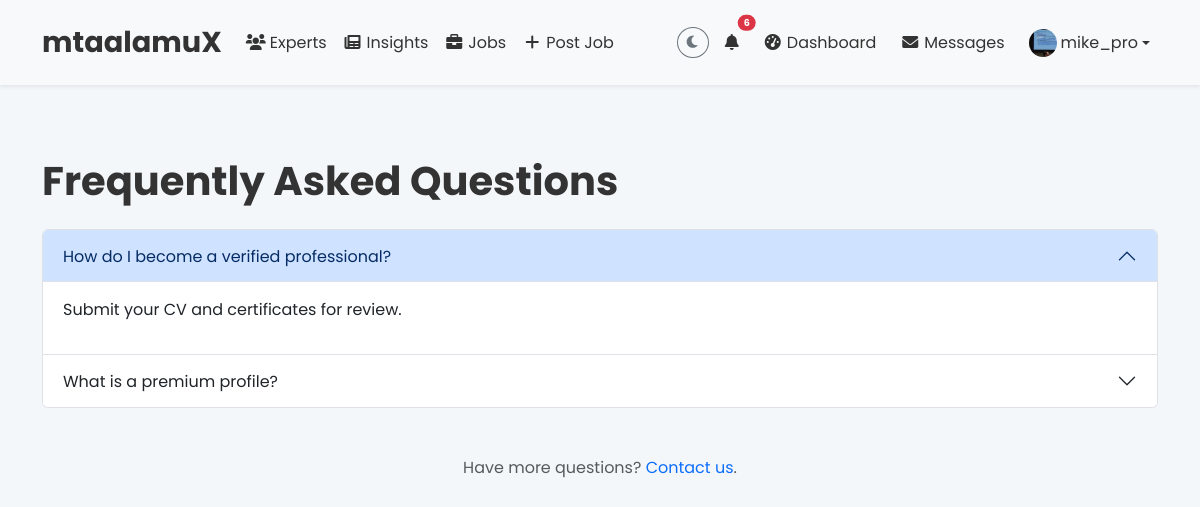
The app's page /faq/ (signed in) with its own data.
### core/models.py (models this page shows, shortened)
class UserProfile(models.Model):
    user = models.OneToOneField(User, on_delete=models.CASCADE)
    is_professional = models.BooleanField(default=False)
    bio = models.TextField(max_length=1000, blank=True)
    avatar = models.ImageField(upload_to='avatars/', default='default_avatar.jpg')
    interests = models.CharField(max_length=200, blank=True)
    last_seen = models.DateTimeField(auto_now=True)
    theme = models.CharField(max_length=10, choices=[('light', 'Light'), ('dark', 'Dark')], default='light')

class FAQ(models.Model):
    question = models.CharField(max_length=255)
    answer = models.TextField()
    created_at = models.DateTimeField(auto_now_add=True)
    updated_at = models.DateTimeField(auto_now=True)

### core/views.py (the view)
# urls.py: path('faq/', views.faq, name='faq'),
def faq(request):
    faqs = FAQ.objects.all()
    return render(request, 'core/faq.html', {'faqs': faqs})

### core/context_processors.py (called while the page is built)
def unread_notifications(request):
    if request.user.is_authenticated:
        unread_count = Notification.objects.filter(user=request.user, is_read=False).count()
    else:
        unread_count = 0
    return {'unread_notifications': unread_count}

def common_context(request):
    context = {
        'unread_notifications': 0,
        'site_theme': 'light'  # Default theme
    }
    if request.user.is_authenticated:
        context['unread_notifications'] = Notification.objects.filter(
            user=request.user, is_read=False
        ).count()
        try:
            profile = request.user.userprofile
            if profile.theme in ['light', 'dark']: # Validate theme value
                 context['site_theme'] = profile.theme
        except UserProfile.DoesNotExist:
            pass # User has no profile yet, use default theme
    return context

### core/templates/core/faq.html (shortened to what this page needs)
{% extends 'core/base.html' %}
{% load static %}
{% block content %}
    <div class="container my-5">
        <h1 class="fw-bold mb-4">Frequently Asked Questions</h1>
        <div class="accordion" id="faqAccordion">
            {% for faq in faqs %}
                <div class="accordion-item">
                    <h2 class="accordion-header" id="heading{{ faq.id }}">
                        <button class="accordion-button {% if not forloop.first %}collapsed{% endif %}" type="button" data-bs-toggle="collapse" data-bs-target="#collapse{{ faq.id }}" aria-expanded="{% if forloop.first %}true{% else %}false{% endif %}" aria-controls="collapse{{ faq.id }}">
                            {{ faq.question }}
                        </button>
                    </h2>
                    <div id="collapse{{ faq.id }}" class="accordion-collapse collapse {% if forloop.first %}show{% endif %}" aria-labelledby="heading{{ faq.id }}" data-bs-parent="#faqAccordion">
                        <div class="accordion-body">
                            {{ faq.answer|linebreaks }}
                        </div>
                    </div>
                </div>
            {% empty %}
                <p class="text-muted">No FAQs available yet.</p>
            {% endfor %}
        </div>
        <div class="text-center mt-5">
            <p class="text-muted">Have more questions? <a href="{% url 'core:feedback' %}" class="text-primary text-decoration-none">Contact us</a>.</p>
        </div>
    </div>
{% endblock %}

### core/templates/core/base.html (shortened to what this page needs)
{% load static %}
<!DOCTYPE html>
<html lang="en" class="{% if site_theme == 'dark' %}dark-mode{% endif %} h-100">
<head>
    <link href="https://cdn.jsdelivr.net/npm/bootstrap@5.3.0/dist/css/bootstrap.min.css" rel="stylesheet">
    <link href="https://cdnjs.cloudflare.com/ajax/libs/font-awesome/6.0.0-beta3/css/all.min.css" rel="stylesheet">
    <link rel="stylesheet" href="{% static 'css/styles.css' %}">
</head>
<body class="d-flex flex-column h-100">
    <nav class="navbar navbar-expand-lg {% if site_theme == 'dark' %}navbar-dark bg-dark{% else %}navbar-light bg-light{% endif %} shadow-sm sticky-top">
        <div class="container">
            <a class="navbar-brand fw-bold" href="{% url 'core:home' %}">mtaalamuX</a>
            <div class="collapse navbar-collapse" id="navbarNav">
                <ul class="navbar-nav me-auto mb-2 mb-lg-0">
                    <li class="nav-item"><a class="nav-link" href="{% url 'core:professional_list' %}"><i class="fas fa-users fa-fw me-1"></i>Experts</a></li>
                    <li class="nav-item"><a class="nav-link" href="{% url 'core:insights' %}"><i class="fas fa-newspaper fa-fw me-1"></i>Insights</a></li>
                    <li class="nav-item"><a class="nav-link" href="{% url 'core:job_list' %}"><i class="fas fa-briefcase fa-fw me-1"></i>Jobs</a></li>
                    {% if user.is_authenticated %}
                    <li class="nav-item">
                        <a class="nav-link" href="{% url 'core:post_job' %}" title="Post a Job">
                            <i class="fas fa-plus fa-fw me-1"></i>Post Job
                        </a>
                    </li>
                    {% endif %}
                </ul>
                <ul class="navbar-nav ms-auto align-items-center">
                    <li class="nav-item">
                        <button id="theme-toggle-btn" class="btn btn-sm {% if site_theme == 'dark' %}btn-outline-light{% else %}btn-outline-secondary{% endif %} rounded-circle" type="button" title="Toggle theme" aria-label="Toggle theme">
                            <i class="fas {% if site_theme == 'dark' %}fa-sun{% else %}fa-moon{% endif %}" id="theme-toggle-icon"></i>
                        </button>
                    </li>
                    <li class="nav-item ms-2">
                        <a class="nav-link position-relative" href="{% url 'core:notifications' %}" title="Notifications">
                            <i class="fas fa-bell"></i>
                            {% if user.is_authenticated and unread_notifications > 0 %}
                                <span class="position-absolute top-0 start-100 translate-middle badge rounded-pill bg-danger" style="font-size: 0.6em;">
                                    {{ unread_notifications }}
                                </span>
                            {% endif %}
                        </a>
                    </li>
                    {% if user.is_authenticated %}
                        <li class="nav-item ms-2 d-none d-lg-block"><a class="nav-link" href="{% url 'core:dashboard' %}" title="Dashboard"><i class="fas fa-tachometer-alt fa-fw me-1"></i>Dashboard</a></li>
                        <li class="nav-item ms-2 d-none d-lg-block"><a class="nav-link" href="{% url 'core:messages' %}" title="Messages"><i class="fas fa-envelope fa-fw me-1"></i>Messages</a></li>
                        <li class="nav-item dropdown ms-2">
                            <a class="nav-link dropdown-toggle d-flex align-items-center" href="#" id="profileDropdown" role="button" data-bs-toggle="dropdown" aria-expanded="false">
                                <img src="{% if user.userprofile.avatar %}{{ user.userprofile.avatar.url }}{% else %}{% static 'img/default_avatar.jpg' %}{% endif %}" class="rounded-circle me-1" alt="{{ user.username }}'s avatar" style="width: 28px; height: 28px; object-fit: cover;">
                                <span class="d-none d-lg-inline">{{ user.username }}</span>
                            </a>
                        </li>
                    {% endif %}
                </ul>
            </div>
        </div>
    </nav>
    <main class="flex-grow-1 py-4">
        {% block content %}{% endblock %}
    </main>
</body>
</html>

### static/css/styles.css (style rules this page uses)
* { margin: 0; padding: 0; box-sizing: border-box; }
:root { --primary: #007bff; --primary-dark: #0056b3; --secondary: #00c4cc; --secondary-dark: #009b9f; --background-light: #f4f7fa; --background-dark: #1a1a2e; --text-light: #333; --text-dark: #e0e0e0; --card-light: #fff; --card-dark: #2c3034; --muted-light: #6c757d; --muted-dark: #adb5bd; --navbar-dark: #343a40; --navbar-dark-gradient: #495057; }
html, body { height: 100%; margin: 0; }
body { display: flex; flex-direction: column; min-height: 100vh; font-family: 'Poppins', sans-serif; background-color: var(--background-light); color: var(--text-light); transition: background-color 0.3s, color 0.3s; }
main { flex-grow: 1; }
.navbar { padding: 1rem 0; box-shadow: 0 4px 12px rgba(0, 0, 0, 0.1); transition: background-color 0.3s; }
.navbar-light { background-color: var(--background-light); }
.navbar-light .navbar-brand, .navbar-light .navbar-nav .nav-link { color: var(--text-light); }
.navbar-brand { font-size: 1.8rem; }
.sticky-top { z-index: 1000; }

### records on screen
FAQ: question "How do I become a verified professional?", answer "Submit your CV and certificates for review."
FAQ: question "What is a premium profile?"

### other values on screen
{{ unread_notifications }} "6"
{{ user.username }} "mike_pro"
